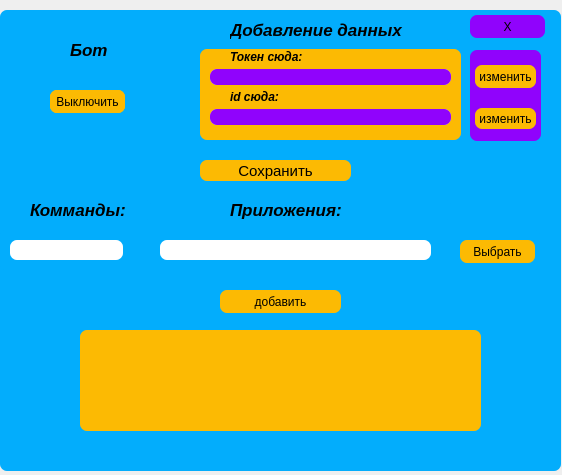
<?xml version="1.0" encoding="UTF-8"?>
<ui version="4.0">
 <class>Form</class>
 <widget class="QWidget" name="Form">
  <property name="geometry">
   <rect>
    <x>0</x>
    <y>0</y>
    <width>562</width>
    <height>475</height>
   </rect>
  </property>
  <property name="windowTitle">
   <string>Form</string>
  </property>
  <widget class="QFrame" name="frame">
   <property name="enabled">
    <bool>true</bool>
   </property>
   <property name="geometry">
    <rect>
     <x>0</x>
     <y>10</y>
     <width>561</width>
     <height>461</height>
    </rect>
   </property>
   <property name="styleSheet">
    <string notr="true">background-color:#03adfc;
border: solid #03fca1;
border-radius:7px;</string>
   </property>
   <property name="frameShape">
    <enum>QFrame::StyledPanel</enum>
   </property>
   <property name="frameShadow">
    <enum>QFrame::Raised</enum>
   </property>
   <widget class="QFrame" name="change_frame">
    <property name="geometry">
     <rect>
      <x>470</x>
      <y>40</y>
      <width>71</width>
      <height>91</height>
     </rect>
    </property>
    <property name="styleSheet">
     <string notr="true">background:#9003fc;
border-radius:7px;</string>
    </property>
    <property name="frameShape">
     <enum>QFrame::StyledPanel</enum>
    </property>
    <property name="frameShadow">
     <enum>QFrame::Raised</enum>
    </property>
    <widget class="QPushButton" name="change">
     <property name="geometry">
      <rect>
       <x>5</x>
       <y>15</y>
       <width>61</width>
       <height>23</height>
      </rect>
     </property>
     <property name="styleSheet">
      <string notr="true">background:#fcba03;</string>
     </property>
     <property name="text">
      <string>изменить</string>
     </property>
    </widget>
    <widget class="QPushButton" name="change_2">
     <property name="geometry">
      <rect>
       <x>5</x>
       <y>58</y>
       <width>61</width>
       <height>21</height>
      </rect>
     </property>
     <property name="styleSheet">
      <string notr="true">background:#fcba03;</string>
     </property>
     <property name="text">
      <string>изменить</string>
     </property>
    </widget>
   </widget>
   <widget class="QFrame" name="ed_frame">
    <property name="enabled">
     <bool>true</bool>
    </property>
    <property name="geometry">
     <rect>
      <x>200</x>
      <y>39</y>
      <width>261</width>
      <height>91</height>
     </rect>
    </property>
    <property name="styleSheet">
     <string notr="true">background:#fcba03;
border-radius:7px;

</string>
    </property>
    <property name="frameShape">
     <enum>QFrame::StyledPanel</enum>
    </property>
    <property name="frameShadow">
     <enum>QFrame::Raised</enum>
    </property>
    <widget class="QLineEdit" name="ed">
     <property name="geometry">
      <rect>
       <x>10</x>
       <y>20</y>
       <width>241</width>
       <height>16</height>
      </rect>
     </property>
     <property name="styleSheet">
      <string notr="true">background:#e6ebf2;</string>
     </property>
    </widget>
    <widget class="QLineEdit" name="ed_2">
     <property name="geometry">
      <rect>
       <x>10</x>
       <y>60</y>
       <width>241</width>
       <height>16</height>
      </rect>
     </property>
     <property name="styleSheet">
      <string notr="true">background:#e6ebf2;</string>
     </property>
    </widget>
    <widget class="QLabel" name="lab">
     <property name="geometry">
      <rect>
       <x>10</x>
       <y>20</y>
       <width>241</width>
       <height>16</height>
      </rect>
     </property>
     <property name="styleSheet">
      <string notr="true">background:#9003fc;</string>
     </property>
     <property name="text">
      <string/>
     </property>
    </widget>
    <widget class="QLabel" name="lab_2">
     <property name="geometry">
      <rect>
       <x>10</x>
       <y>60</y>
       <width>241</width>
       <height>16</height>
      </rect>
     </property>
     <property name="styleSheet">
      <string notr="true">background:#9003fc;</string>
     </property>
     <property name="text">
      <string/>
     </property>
    </widget>
    <widget class="QLabel" name="label">
     <property name="geometry">
      <rect>
       <x>30</x>
       <y>0</y>
       <width>91</width>
       <height>16</height>
      </rect>
     </property>
     <property name="styleSheet">
      <string notr="true">font-size:9pt;

font-weight:bold;
font-style:italic;</string>
     </property>
     <property name="text">
      <string>Токен сюда:</string>
     </property>
    </widget>
    <widget class="QLabel" name="label_2">
     <property name="geometry">
      <rect>
       <x>30</x>
       <y>40</y>
       <width>71</width>
       <height>16</height>
      </rect>
     </property>
     <property name="styleSheet">
      <string notr="true">font-size:9pt;

font-weight:bold;
font-style:italic;</string>
     </property>
     <property name="text">
      <string>id сюда:</string>
     </property>
    </widget>
   </widget>
   <widget class="QPushButton" name="close">
    <property name="geometry">
     <rect>
      <x>470</x>
      <y>5</y>
      <width>75</width>
      <height>23</height>
     </rect>
    </property>
    <property name="styleSheet">
     <string notr="true">background:#9003fc;
border-radius:7px;</string>
    </property>
    <property name="text">
     <string>X</string>
    </property>
   </widget>
   <widget class="QLabel" name="text">
    <property name="geometry">
     <rect>
      <x>230</x>
      <y>10</y>
      <width>221</width>
      <height>20</height>
     </rect>
    </property>
    <property name="styleSheet">
     <string notr="true">font-size:13pt;

font-weight:bold;
font-style:italic;</string>
    </property>
    <property name="text">
     <string>Добавление данных</string>
    </property>
   </widget>
   <widget class="QPushButton" name="start">
    <property name="geometry">
     <rect>
      <x>50</x>
      <y>80</y>
      <width>75</width>
      <height>23</height>
     </rect>
    </property>
    <property name="styleSheet">
     <string notr="true">background:#fcba03;</string>
    </property>
    <property name="text">
     <string>Запустить</string>
    </property>
   </widget>
   <widget class="QPushButton" name="off">
    <property name="geometry">
     <rect>
      <x>50</x>
      <y>80</y>
      <width>75</width>
      <height>23</height>
     </rect>
    </property>
    <property name="styleSheet">
     <string notr="true">background:#fcba03;</string>
    </property>
    <property name="text">
     <string>Выключить</string>
    </property>
   </widget>
   <widget class="QLabel" name="text_2">
    <property name="geometry">
     <rect>
      <x>70</x>
      <y>30</y>
      <width>41</width>
      <height>20</height>
     </rect>
    </property>
    <property name="styleSheet">
     <string notr="true">font-size:13pt;

font-weight:bold;
font-style:italic;</string>
    </property>
    <property name="text">
     <string>Бот</string>
    </property>
   </widget>
   <widget class="QLabel" name="text_3">
    <property name="geometry">
     <rect>
      <x>230</x>
      <y>190</y>
      <width>221</width>
      <height>20</height>
     </rect>
    </property>
    <property name="styleSheet">
     <string notr="true">font-size:13pt;

font-weight:bold;
font-style:italic;</string>
    </property>
    <property name="text">
     <string>Приложения:</string>
    </property>
   </widget>
   <widget class="QLabel" name="text_4">
    <property name="geometry">
     <rect>
      <x>30</x>
      <y>190</y>
      <width>121</width>
      <height>20</height>
     </rect>
    </property>
    <property name="styleSheet">
     <string notr="true">font-size:13pt;

font-weight:bold;
font-style:italic;</string>
    </property>
    <property name="text">
     <string>Комманды:</string>
    </property>
   </widget>
   <widget class="QPushButton" name="save">
    <property name="geometry">
     <rect>
      <x>200</x>
      <y>150</y>
      <width>151</width>
      <height>21</height>
     </rect>
    </property>
    <property name="styleSheet">
     <string notr="true">background:#fcba03;
font-size:11pt;</string>
    </property>
    <property name="text">
     <string>Сохранить</string>
    </property>
   </widget>
   <widget class="QFrame" name="list_item_0">
    <property name="geometry">
     <rect>
      <x>0</x>
      <y>220</y>
      <width>540</width>
      <height>40</height>
     </rect>
    </property>
    <property name="frameShape">
     <enum>QFrame::StyledPanel</enum>
    </property>
    <property name="frameShadow">
     <enum>QFrame::Raised</enum>
    </property>
    <widget class="QLineEdit" name="com_0">
     <property name="geometry">
      <rect>
       <x>10</x>
       <y>10</y>
       <width>113</width>
       <height>20</height>
      </rect>
     </property>
     <property name="styleSheet">
      <string notr="true">background:white;</string>
     </property>
    </widget>
    <widget class="QPushButton" name="link_0">
     <property name="geometry">
      <rect>
       <x>460</x>
       <y>10</y>
       <width>75</width>
       <height>23</height>
      </rect>
     </property>
     <property name="styleSheet">
      <string notr="true">background:#fcba03;</string>
     </property>
     <property name="text">
      <string>Выбрать</string>
     </property>
    </widget>
    <widget class="QLineEdit" name="link_ed_0">
     <property name="geometry">
      <rect>
       <x>160</x>
       <y>10</y>
       <width>271</width>
       <height>20</height>
      </rect>
     </property>
     <property name="styleSheet">
      <string notr="true">background:white;</string>
     </property>
    </widget>
    <widget class="QLabel" name="mask_0">
     <property name="geometry">
      <rect>
       <x>150</x>
       <y>10</y>
       <width>291</width>
       <height>20</height>
      </rect>
     </property>
     <property name="styleSheet">
      <string notr="true">background-color: transparent;</string>
     </property>
     <property name="text">
      <string/>
     </property>
    </widget>
   </widget>
   <widget class="QListWidget" name="list_widget">
    <property name="geometry">
     <rect>
      <x>80</x>
      <y>320</y>
      <width>401</width>
      <height>101</height>
     </rect>
    </property>
    <property name="font">
     <font>
      <pointsize>12</pointsize>
      <weight>75</weight>
      <bold>true</bold>
     </font>
    </property>
    <property name="toolTip">
     <string>&lt;html&gt;&lt;head/&gt;&lt;body&gt;&lt;p&gt;3ret&lt;/p&gt;&lt;/body&gt;&lt;/html&gt;</string>
    </property>
    <property name="autoFillBackground">
     <bool>false</bool>
    </property>
    <property name="styleSheet">
     <string notr="true">background:#fcba03;</string>
    </property>
   </widget>
   <widget class="QPushButton" name="add_item">
    <property name="geometry">
     <rect>
      <x>220</x>
      <y>280</y>
      <width>121</width>
      <height>23</height>
     </rect>
    </property>
    <property name="styleSheet">
     <string notr="true">background:#fcba03;</string>
    </property>
    <property name="text">
     <string>добавить</string>
    </property>
   </widget>
  </widget>
 </widget>
 <resources/>
 <connections/>
</ui>
